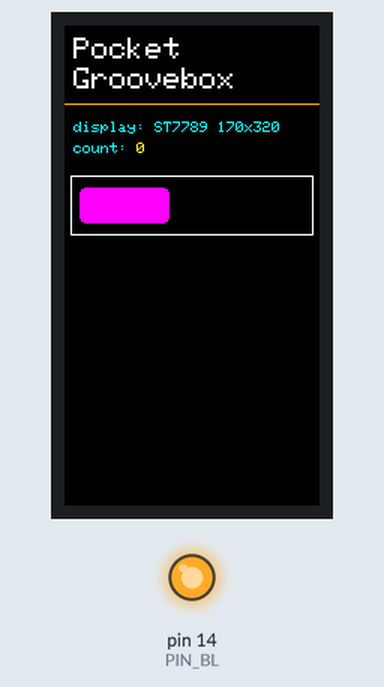
Recording of a sketch running on a simulated Arduino Uno, built with avr-gcc and run on an emulated ATmega328P. On the bench: 170×320 colour display, output pins drawn as LEDs (lit = HIGH). What the sketch prints to the serial monitor is not drawn.

Above: at 2.14 s.
At 38.34 s:
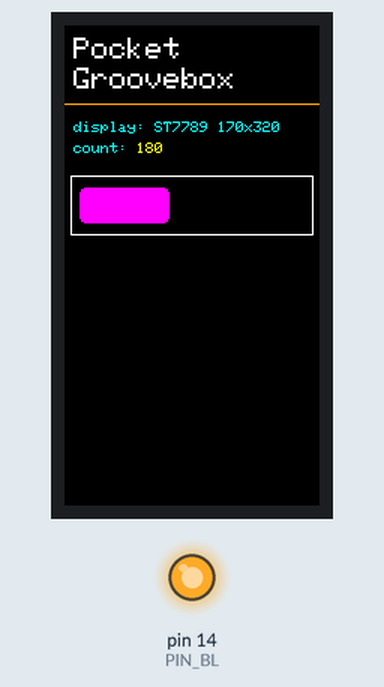

The sketch:

06-display-hello.ino
```cpp
// 06-display-hello — first light for the ST7789 1.9" 170x320 IPS display.
// Runs a color test (red/green/blue fills) then draws a little UI: title, divider,
// some labeled values, and a live counter — to confirm SPI, the panel offset, and
// colors before building the real UI.
//
// Library: "GFX Library for Arduino" (Arduino_GFX, by moononournation) — install via
// Library Manager. Chosen over TFT_eSPI because pins are set here in code, no config
// file to edit. Handles the 170x320 column offset for the ST7789. See docs/hardware/modules/st7789.md.
//
// Pins (docs/hardware/wiring.md), GPIO 9-14 assigned in the screen's own header order
// (SCL·SDA·RES·DC·CS·BLK) so the wires run straight across:
//   SCL=9, SDA=10, RES=11, DC=12, CS=13, BLK=14.  VCC=3V3, GND=GND. Write-only SPI (no MISO).

#include <Arduino_GFX_Library.h>

// Arduino_GFX names its RGB565 colors with an RGB565_ prefix (not the bare RED/BLACK of
// Adafruit_GFX). Alias the short names so the drawing code below stays readable.
#define BLACK   RGB565_BLACK
#define WHITE   RGB565_WHITE
#define RED     RGB565_RED
#define GREEN   RGB565_GREEN
#define BLUE    RGB565_BLUE
#define CYAN    RGB565_CYAN
#define MAGENTA RGB565_MAGENTA
#define YELLOW  RGB565_YELLOW
#define ORANGE  RGB565_ORANGE

constexpr int PIN_SCLK = 9;    // SCL
constexpr int PIN_MOSI = 10;   // SDA
constexpr int PIN_RST  = 11;   // RES
constexpr int PIN_DC   = 12;   // DC
constexpr int PIN_CS   = 13;   // CS
constexpr int PIN_BL   = 14;   // BLK — backlight, drive HIGH to turn on

// SPI bus (DC, CS, SCK, MOSI, MISO=not used).
Arduino_DataBus *bus = new Arduino_ESP32SPI(PIN_DC, PIN_CS, PIN_SCLK, PIN_MOSI, GFX_NOT_DEFINED);

// ST7789, IPS, 170x320. The last four numbers are the panel offsets: the 170-wide panel
// sits 35 columns into the controller's 240-wide RAM, so col offset = 35 (row offset = 0).
// If the image looks shifted/wrapped, that's the offset to adjust.
Arduino_GFX *gfx = new Arduino_ST7789(bus, PIN_RST, 0 /*rotation*/, true /*IPS*/,
                                      170, 320, 35, 0, 35, 0);

void setup() {
  Serial.begin(115200);
  delay(200);

  pinMode(PIN_BL, OUTPUT);
  digitalWrite(PIN_BL, HIGH);          // backlight on

  if (!gfx->begin()) {
    Serial.println("gfx->begin() failed! — check wiring (SCLK/MOSI/CS/DC/RST) and VCC");
    while (true) delay(1000);
  }
  Serial.println("\nDisplay up — color test, then UI");

  // Color test: if red/green/blue come out wrong or negative, the panel may need
  // inversion toggled — try gfx->invertDisplay(false) (IPS usually wants it on).
  gfx->fillScreen(RED);    delay(500);
  gfx->fillScreen(GREEN);  delay(500);
  gfx->fillScreen(BLUE);   delay(500);

  // Static UI scaffold.
  gfx->fillScreen(BLACK);
  gfx->setTextColor(WHITE);
  gfx->setTextSize(2);
  gfx->setCursor(6, 8);
  gfx->println("Pocket");
  gfx->setCursor(6, 28);
  gfx->println("Groovebox");

  gfx->drawFastHLine(0, 52, gfx->width(), ORANGE);   // accent divider

  gfx->setTextSize(1);
  gfx->setCursor(6, 64);
  gfx->setTextColor(CYAN);
  gfx->println("display: ST7789 170x320");
  gfx->setCursor(6, 78);
  gfx->println("count:");

  // A couple of shapes to eyeball geometry/offset.
  gfx->drawRect(4, 100, gfx->width() - 8, 40, WHITE);
  gfx->fillRoundRect(10, 108, 60, 24, 4, MAGENTA);
}

void loop() {
  // Live value — proves the screen updates, not just a static splash.
  static uint32_t count = 0;
  gfx->fillRect(48, 78, 60, 10, BLACK);   // clear old number
  gfx->setTextColor(YELLOW);
  gfx->setTextSize(1);
  gfx->setCursor(48, 78);
  gfx->print(count++);
  delay(200);
}
```
